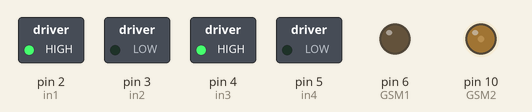
The sketch below on a simulated Arduino Uno, built with avr-gcc and run on an emulated ATmega328P. On the bench: switched loads named in the sketch (green lamp = pin HIGH), output pins drawn as LEDs (lit = HIGH). What the sketch prints to the serial monitor is not drawn.

Above: at 0.05 s.
At 1.2 s:
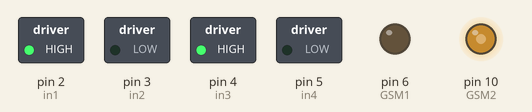
At 5.45 s:
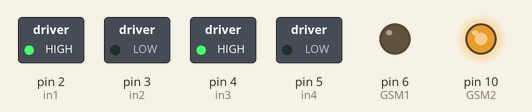
At 12.4 s:
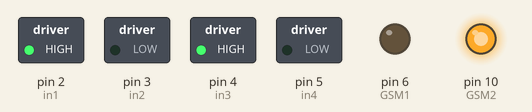
Timing chart, 0 to 14.3 s (numbered marks = the images above):
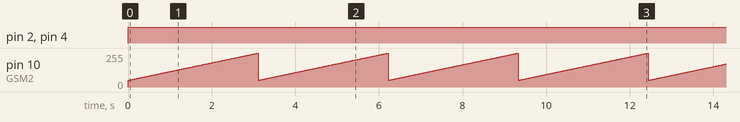

Measured:
- by itself, pin 2 (in1), pin 4 (in3): LOW → HIGH at 0.00 s
- by itself, pin 10 (GSM2): ramps from 50/255 to 254/255 and jumps back, once every 3.1 s

The sketch:

MotorControlTest.ino
```cpp
//-------------------------------------
// Engine 1
//-------------------------------------
int GSM1 = 6;
int in1  = 2 ;
int in2  = 3;
//-------------------------------------
// Engine 2
//-------------------------------------
int GSM2 = 10;
int in3  = 4;
int in4  = 5;
//-------------------------------------
void setup(){
  pinMode(GSM1, OUTPUT);
  pinMode(GSM2, OUTPUT);
  pinMode(in1, OUTPUT);
  pinMode(in2, OUTPUT);
  pinMode(in3, OUTPUT);
  pinMode(in4, OUTPUT);
  Serial.begin(115200);
}
void loop(){

  digitalWrite(in1, HIGH);  // Motor 1 beginnt zu rotieren
  digitalWrite(in2, LOW);
    Serial.print("Motor 1 ON");

  digitalWrite(in3, HIGH);  // Motor 1 beginnt zu rotieren
  digitalWrite(in4, LOW);
      Serial.print("Motor 2 ON");
/*
  analogWrite(GSM1, 200);   // Motor 1 soll mit der Geschwindigkeit"200" (max. 255) rotieren
  analogWrite(GSM2, 50);
  delay(2000);
  analogWrite(GSM1, 100);
  analogWrite(GSM2, 200);
  delay(2000);
  analogWrite(GSM1, 50);
  analogWrite(GSM2, 250);
  delay(2000);
  */
int delay_x = 5;
  for(int i=50;i<255;i++){
    analogWrite(GSM2, i);
    delay(15);
    delay_x++;
    Serial.print(i);
    Serial.print("\n");
  }
    for(int i=255;i<50;i--){
    analogWrite(GSM2, i);
    delay(15);
    Serial.print(i);
    Serial.print("\n");
  }
/*
 // digitalWrite(in3, HIGH);  // Motor 2 beginnt zu rotieren
 // digitalWrite(in4, LOW);

  //analogWrite(GSM2, 200);   // Motor 2 soll ebenfalls mit derGeschwindigkeit "200" (max. 255) rotieren
 // delay(2000);

  digitalWrite(in1, LOW);   // Durch die Veränderung von HIGH auf LOW(bzw. LOW auf HIGH) wird die Richtung der Rotation verändert.
  digitalWrite(in2, HIGH);
  digitalWrite(in3, LOW);
  digitalWrite(in4, HIGH);
  delay(2000);

  digitalWrite(in1, LOW);   // Anschließend sollen die Motoren 2Sekunden ruhen.
  digitalWrite(in2, LOW);
  digitalWrite(in3, LOW);
  digitalWrite(in4, LOW);

  delay(2000);
*/
}
```
